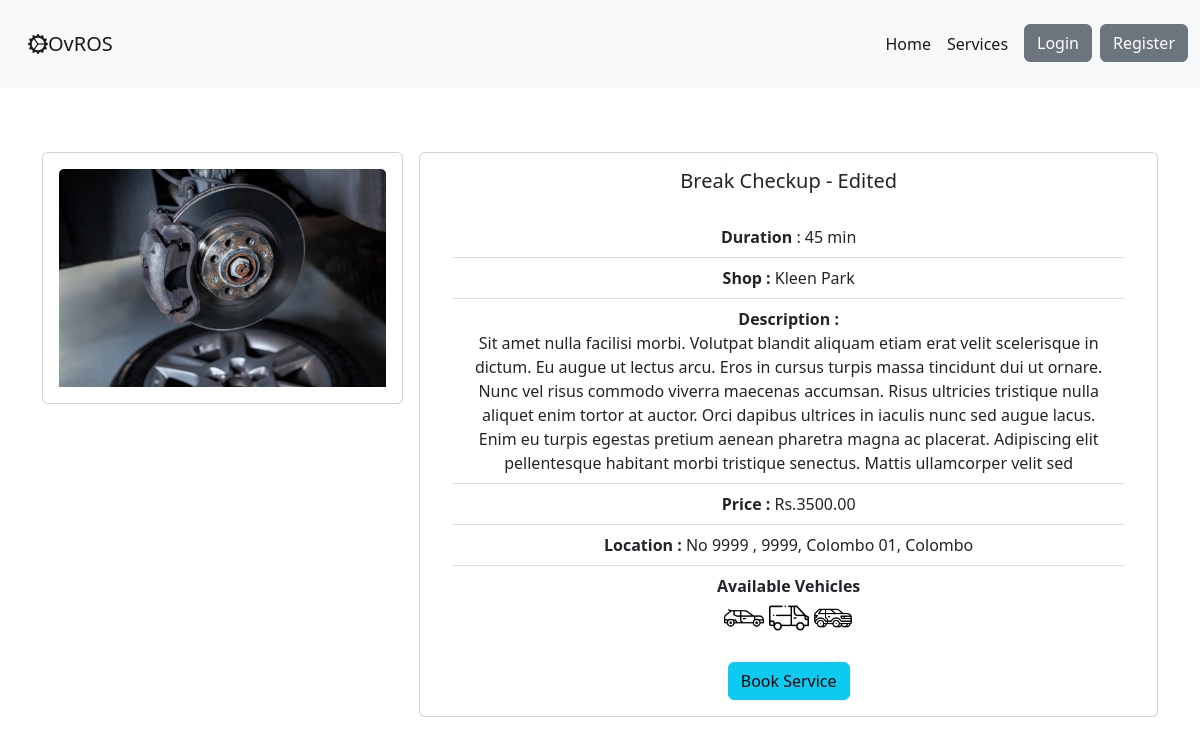
The app's page /service/service/3 with its own data.
### ovros_service_module/models.py (models this page shows, shortened)
class Service(models.Model):
    shop = models.ForeignKey(to=ShopProfile, on_delete=models.CASCADE)
    service_name = models.CharField(max_length=100)
    service_image = models.ImageField(upload_to='images/service_img', blank=True)
    service_description = models.CharField(max_length=500, default='', blank=True)
    service_price = models.DecimalField(max_digits=10, decimal_places=2)
    service_duration = models.CharField(max_length=5)
    is_for_car = models.BooleanField(verbose_name="Available for car", default=False)
    is_for_van = models.BooleanField(verbose_name="Available for van", default=False)
    is_for_suv = models.BooleanField(verbose_name="Available for suv", default=False)
    is_for_lorry = models.BooleanField(verbose_name="Available for lorry", default=False)
    is_for_bike = models.BooleanField(verbose_name="Available for bike", default=False)
    service_availability = models.BooleanField(
        verbose_name="Service availability",
        default=False,
        help_text="is service available currently"
    )
    date_created = models.DateField(auto_now_add=True)
    date_updated = models.DateField(auto_now=True)

### ovros_user_module/models.py (models this page shows, shortened)
class ShopProfile(models.Model):
    user = models.OneToOneField(settings.AUTH_USER_MODEL, on_delete=models.CASCADE)
    user_role = models.CharField('Type', max_length=40, choices=Types.choices, default=Types.USER_SHOP)
    shop_name = models.CharField(max_length=100, help_text="Service Shop name")
    shop_address_no = models.CharField(
        max_length=200,
        help_text="Service Shop address Number",
        default=9999
    )
    shop_address_street = models.CharField(
        max_length=200,
        help_text="Service Shop address street",
        default=9999
    )
    shop_address_city = models.CharField(
        max_length=200,
        help_text="Service Shop address city",
        default=9999
    )
    shop_address_district = models.CharField(
        max_length=200,
        help_text="Service Shop address district",
        default=9999
    )
    shop_contact = models.CharField(max_length=10)
    def get_full_address(self):
        return f'No {self.shop_address_no} , ' \
               f'{self.shop_address_street}, ' \
               f'{self.shop_address_city}, ' \
               f'{self.shop_address_district}'

### ovros_service_module/views.py (the view)
# urls.py: path('service/<service_id>', views.service_detail, name='service_detail'),
def service_detail(request, service_id):
    if request.user.is_authenticated:
        user_profile_role = request.session['profile_data']['profile_data']['profile_role']
        print(service_id, '  ', user_profile_role)
    else:
        user_profile_role = "USER_CUSTOMER"
    service = Service.objects.get(id=service_id)
    return render(request, 'services/service_detail.html',
                  {'service': service,
                   'user_role': user_profile_role
                   })

### ovros_user_module/context_processors.py (called while the page is built)
def profile_data(request):
    return {'profile_data': ProfileData(request)}

### templates/services/service_detail.html (shortened to what this page needs)
{% extends 'base.html' %}
{% load static %}
{% block content %}
    <section id="ovros-service">
        <div class="container">
            <div class="row my-5 g-3">
                <div class="col-12 col-md-6 col-lg-4">
                    <div class="card">
                        <div class="card-body text-center">
                            {% if service.service_image is None %}
                                <img src="{% static 'images/card-header-default.jpg' %}" class="card-img-top"
                                     alt="...">
                            {% else %}
                                <img src="{{ service.service_image.url }}" class="card-img-top" alt="...">
                            {% endif %}
                        </div>
                    </div>
                </div>
                <div class="col-12 col-md-6 col-lg-8">
                    <div class="card">
                        <div class="card-body text-center">
                            <h5 class="card-title">{{ service.service_name }}</h5>
                            <div class="card-body ">
                                <div class="list-group">
                                    <ul class="list-group list-group-flush">
                                        <li class="list-group-item"><strong>Duration</strong>
                                            : {{ service.service_duration }} min
                                        </li>
                                        <li class="list-group-item"><strong>Shop
                                            : </strong>{{ service.shop.shop_name }}</li>
                                        <li class="list-group-item"><strong>Description
                                            :</strong> <br>{{ service.service_description }}</li>
                                        <li class="list-group-item"><strong>Price
                                            :</strong> <span>Rs.</span>{{ service.service_price }}</li>
                                        <li class="list-group-item"><strong>Location
                                            :</strong> {{ service.shop.get_full_address }}</li>
                                        <li class="list-group-item"><strong>Available Vehicles </strong>
                                            <div>
                                                {% if service.is_for_car %}
                                                    <img height="40px" width="40px"
                                                         src="{% static 'icons/car_icon.png' %}">
                                                {% endif %}
                                                {% if service.is_for_van %}
                                                    <img height="40px" width="40px" class="bi"
                                                         src="{% static 'icons/van_icon.png' %}">
                                                {% endif %}
                                                {% if service.is_for_suv %}
                                                    <img height="40px" width="40px" class="bi"
                                                         src="{% static 'icons/suv_icon.png' %}">
                                                {% endif %}
                                            </div>
                                        </li>
                                    </ul>
                                </div>
                            </div>
                            {% if user_role == "USER_CUSTOMER" %}
                                <a href="{% url 'add_booking' service.id %}" class="btn btn-info ">Book Service</a>
                            {% endif %}
                        </div>
                    </div>
                </div>
            </div>
        </div>
    </section>
{% endblock %}

### records on screen
Service: service_image (picture), service_name "Break Checkup - Edited", service_duration "45", shop.shop_name "Kleen Park", service_description "Sit amet nulla facilisi morbi. Volutpat blandit aliquam etiam erat velit scelerisque in dictum. Eu augue ut lectus arcu. Eros in cursus turpis massa tincidunt dui ut ornare. Nunc vel risus commodo viverra maecenas accumsan. Risus ultricies tristique nulla aliquet enim tortor at auctor. Orci dapibus ultrices in iaculis nunc sed augue lacus. Enim eu turpis egestas pretium aenean pharetra magna ac placerat. Adipiscing elit pellentesque habitant morbi tristique senectus. Mattis ullamcorper velit sed", service_price "3500.00", shop.get_full_address "No 9999 , 9999, Colombo 01, Colombo"
